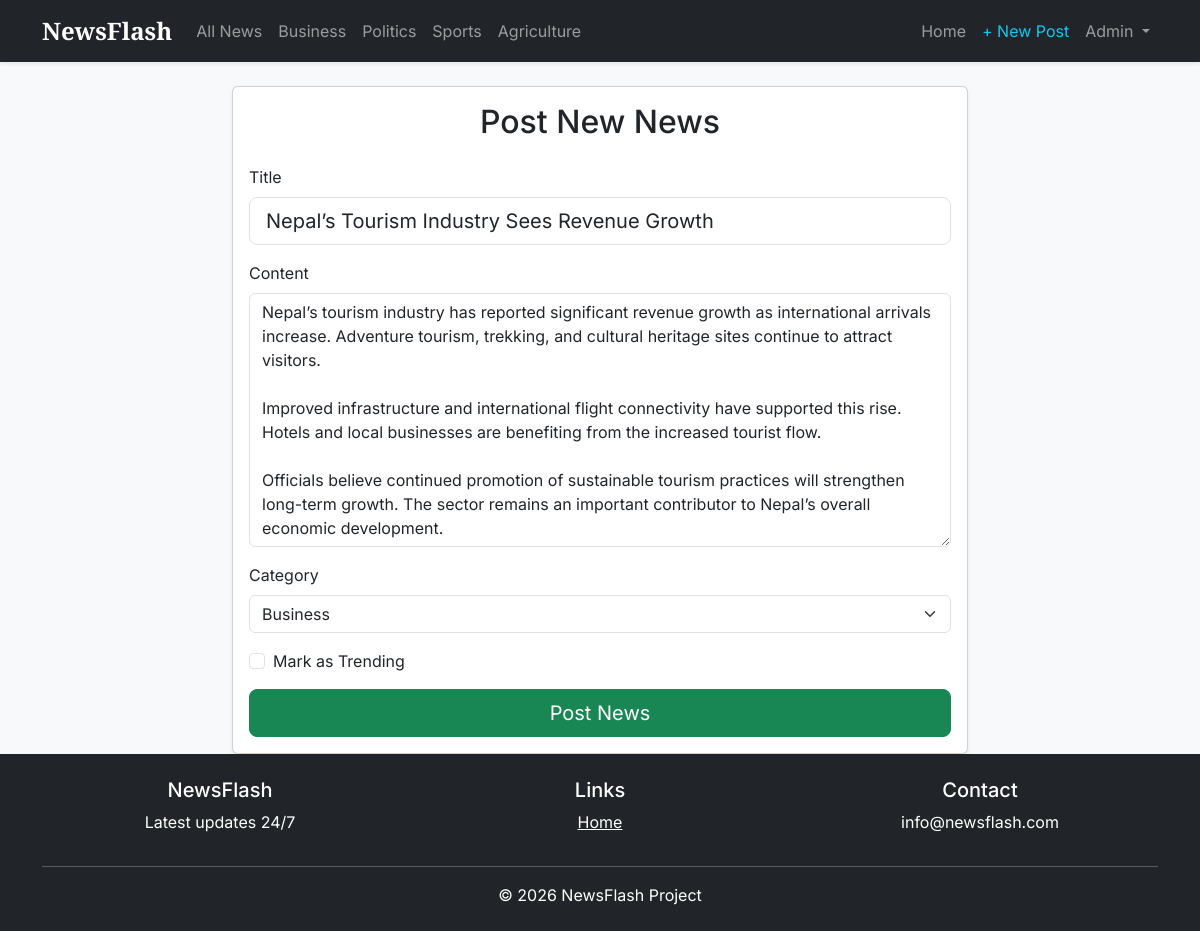
Page /post/13/update (signed in) on the committed database.
### app/models.py (models this page shows, shortened)
class User(db.Model, UserMixin):
    id = db.Column(db.Integer, primary_key=True)
    username = db.Column(db.String(20), unique=True, nullable=False)
    email = db.Column(db.String(120), unique=True, nullable=False)
    password = db.Column(db.String(60), nullable=False)
    is_admin = db.Column(db.Boolean, default=False)
    posts = db.relationship('Post', backref='author', lazy=True)

class Post(db.Model):
    id = db.Column(db.Integer, primary_key=True)
    title = db.Column(db.String(100), nullable=False)
    date_posted = db.Column(db.DateTime, nullable=False, default=datetime.utcnow)
    content = db.Column(db.Text, nullable=False)
    user_id = db.Column(db.Integer, db.ForeignKey('user.id'), nullable=False)
    category_id = db.Column(db.Integer, db.ForeignKey('category.id'), nullable=False)
    is_trending = db.Column(db.Boolean, default=False)

### app/routes.py (the view)
@main_bp.route("/post/<int:post_id>/update", methods=['GET', 'POST'])
@login_required
def update_post(post_id):
    post = Post.query.get_or_404(post_id)
    if post.author != current_user and not current_user.is_admin:
        abort(403)
    form = PostForm()
    form.category.choices = [(c.id, c.name) for c in Category.query.all()]
    if form.validate_on_submit():
        post.title = form.title.data
        post.content = form.content.data
        post.category_id = form.category.data
        post.is_trending = form.is_trending.data
        db.session.commit()
        flash('Your post has been updated!', 'success')
        return redirect(url_for('main.post', post_id=post.id))
    elif request.method == 'GET':
        form.title.data = post.title
        form.content.data = post.content
        form.category.data = post.category_id
        form.is_trending.data = post.is_trending
    return render_template('create_post.html', title='Update Post', form=form)

### app/forms.py
class PostForm(FlaskForm):
    title = StringField('Title', validators=[DataRequired()])
    content = TextAreaField('Content', validators=[DataRequired()])
    category = SelectField('Category', coerce=int, validators=[DataRequired()])
    is_trending = BooleanField('Mark as Trending')
    submit = SubmitField('Post News')

### app/__init__.py (called while the page is built)
@login_manager.user_loader
def load_user(user_id):
    from .models import User
    return User.query.get(int(user_id))

### app/templates/create_post.html (shortened to what this page needs)
{% extends "layout.html" %}
{% block content %}
<div class="row justify-content-center">
    <div class="col-md-8">
        <div class="card shadow-sm">
            <div class="card-body">
                <h2 class="card-title text-center mb-4">Post New News</h2>
                <form method="POST" action="">
                    <div class="mb-3">
                        {{ form.title.label(class="form-label") }}
                        {{ form.title(class="form-control form-control-lg") }}
                    </div>
                    <div class="mb-3">
                        {{ form.content.label(class="form-label") }}
                        {{ form.content(class="form-control", rows="10") }}
                    </div>
                    <div class="mb-3">
                        {{ form.category.label(class="form-label") }}
                        {{ form.category(class="form-select") }}
                    </div>
                    <div class="form-check mb-3">
                        {{ form.is_trending(class="form-check-input") }}
                        {{ form.is_trending.label(class="form-check-label") }}
                    </div>
                    <div class="d-grid">
                        {{ form.submit(class="btn btn-success btn-lg") }}
                    </div>
                </form>
            </div>
        </div>
    </div>
</div>
{% endblock %}

### app/templates/layout.html (shortened to what this page needs)
<!DOCTYPE html>
<html lang="en">
<head>
    <link href="https://cdn.jsdelivr.net/npm/bootstrap@5.3.0/dist/css/bootstrap.min.css" rel="stylesheet">
</head>
<body class="bg-light">
    <nav class="navbar navbar-expand-lg navbar-dark bg-dark mb-4 shadow-sm">
        <div class="container">
            <a class="navbar-brand" href="{{ url_for('main.index') }}">NewsFlash</a>
            <div class="collapse navbar-collapse" id="navbarNav">
                <div class="navbar-nav me-auto">
                    <a class="nav-link" href="{{ url_for('main.index') }}">All News</a>
                    <a class="nav-link" href="{{ url_for('main.category_posts', category_name='Business') }}">Business</a>
                    <a class="nav-link" href="{{ url_for('main.category_posts', category_name='Politics') }}">Politics</a>
                    <a class="nav-link" href="{{ url_for('main.category_posts', category_name='Sports') }}">Sports</a>
                    <a class="nav-link" href="{{ url_for('main.category_posts', category_name='Agriculture') }}">Agriculture</a>
                </div>
                <div class="navbar-nav ms-auto">
                    <a class="nav-link" href="{{ url_for('main.index') }}">Home</a>
                    {% if current_user.is_authenticated %}
                        <a class="nav-link text-info" href="{{ url_for('main.new_post') }}">+ New Post</a>
                        <div class="nav-item dropdown">
                            <a class="nav-link dropdown-toggle" href="#" id="userDropdown" role="button" data-bs-toggle="dropdown">
                                {{ current_user.username }}
                            </a>
                        </div>
                    {% else %}
                        <a class="nav-link" href="{{ url_for('main.login') }}">Login</a>
                        <a class="nav-link btn btn-primary text-white ms-lg-2 px-3" href="{{ url_for('main.register') }}">Join Us</a>
                    {% endif %}
                </div>
            </div>
        </div>
    </nav>
    <div class="container">
        {% block content %}{% endblock %}
    </div>
    <footer class="footer mt-auto py-4 bg-dark text-white">
    <div class="container text-center">
        <div class="row">
            <div class="col-md-4"><h5>NewsFlash</h5><p>Latest updates 24/7</p></div>
            <div class="col-md-4"><h5>Links</h5><a href="/" class="text-white">Home</a></div>
            <div class="col-md-4"><h5>Contact</h5><p>info@newsflash.com</p></div>
        </div>
        <hr class="bg-light">
        <span>© 2026 NewsFlash Project</span>
    </div>
</footer>
</body>
</html>

### app/templates/layout.html (style rules this page uses)
body { font-family: 'Inter', sans-serif; }
.navbar-brand { font-family: 'Playfair Display', serif; font-weight: bold; font-size: 1.5rem; }

### rows in the picture
User: username "Admin"
Post: title "Nepal’s Tourism Industry Sees Revenue Growth", content "Nepal’s tourism industry has reported significant revenue growth as international arrivals increase. Adventure tourism, trekking, and cultural heritage sites continue to attract visitors. Improved infrastructure and international flight connectivity have supported this rise. Hotels and local businesses are benefiting from the increased tourist flow. Officials believe continued promotion of sustainable tourism practices will strengthen long-term growth. The sector remains an important contributor to Nepal’s overall economic development.", category "Business"
